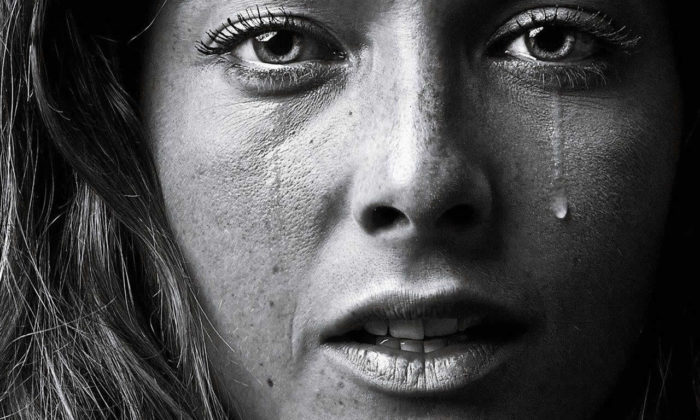
#> input picture OpenCVde_Goruntu_Isleme/Gaussıan_Bılateral_Blur/test.jpg, 700 x 420 px, found by its file name
$ python Bilateral_blur.py
#> lines starting #> are read from the running program, lines starting #| are printed output that depends on the picture
import cv2 as cv
import numpy as np

src = cv.imread('Gaussıan_Bılateral_Blur/test.jpg')
#> src is the input picture: shape (420, 700, 3); mean B, G, R 77.3, 76.4, 76.6
cv.namedWindow("input", cv.WINDOW_AUTOSIZE)
cv.imshow("input", src)
cv.waitKey(1)

h, w = src.shape[:2]
#> h = 420; w = 700

dst = cv.bilateralFilter(src, 0, 100, 20)
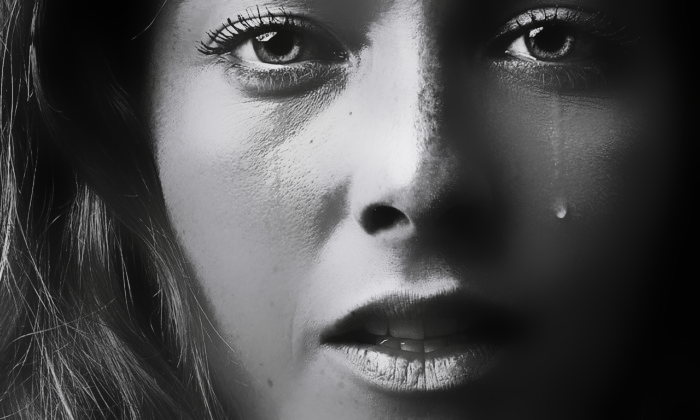
#> dst: shape (420, 700, 3); mean B, G, R 76.6, 75.7, 75.9
result = np.zeros([h, w * 2, 3], dtype=src.dtype)
result[0:h, 0:w, :] = src
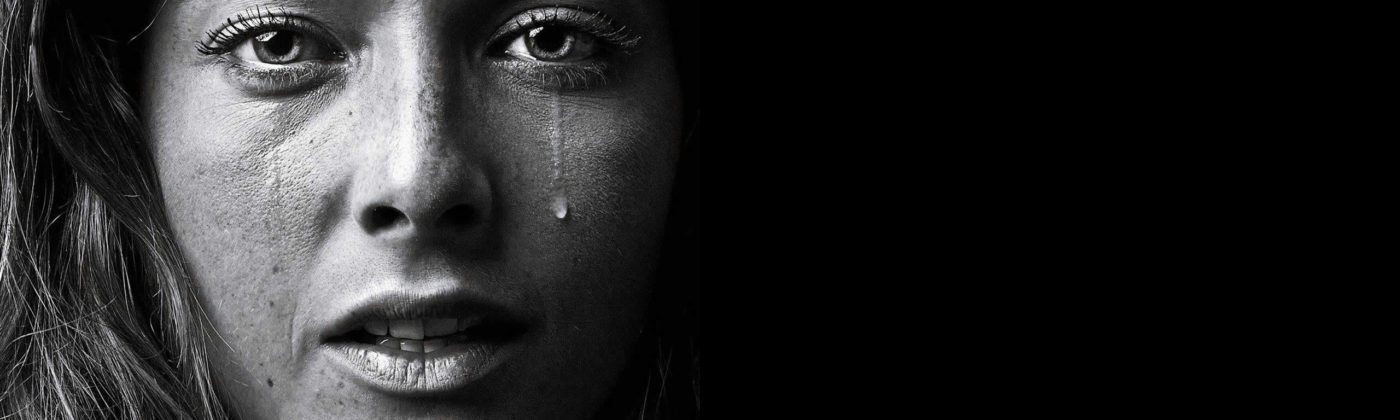
#> result: shape (420, 1400, 3); mean B, G, R 38.6, 38.2, 38.3
result[0:h, w:2 * w, :] = dst
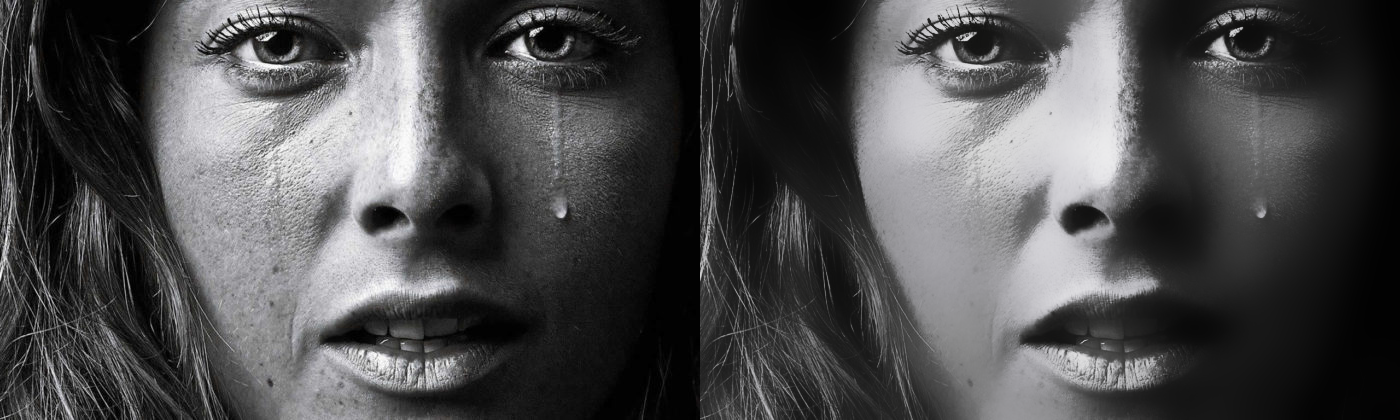
#> result: shape (420, 1400, 3); mean B, G, R 76.9, 76.1, 76.2

cv.imshow("result", result)
cv.waitKey(1)
